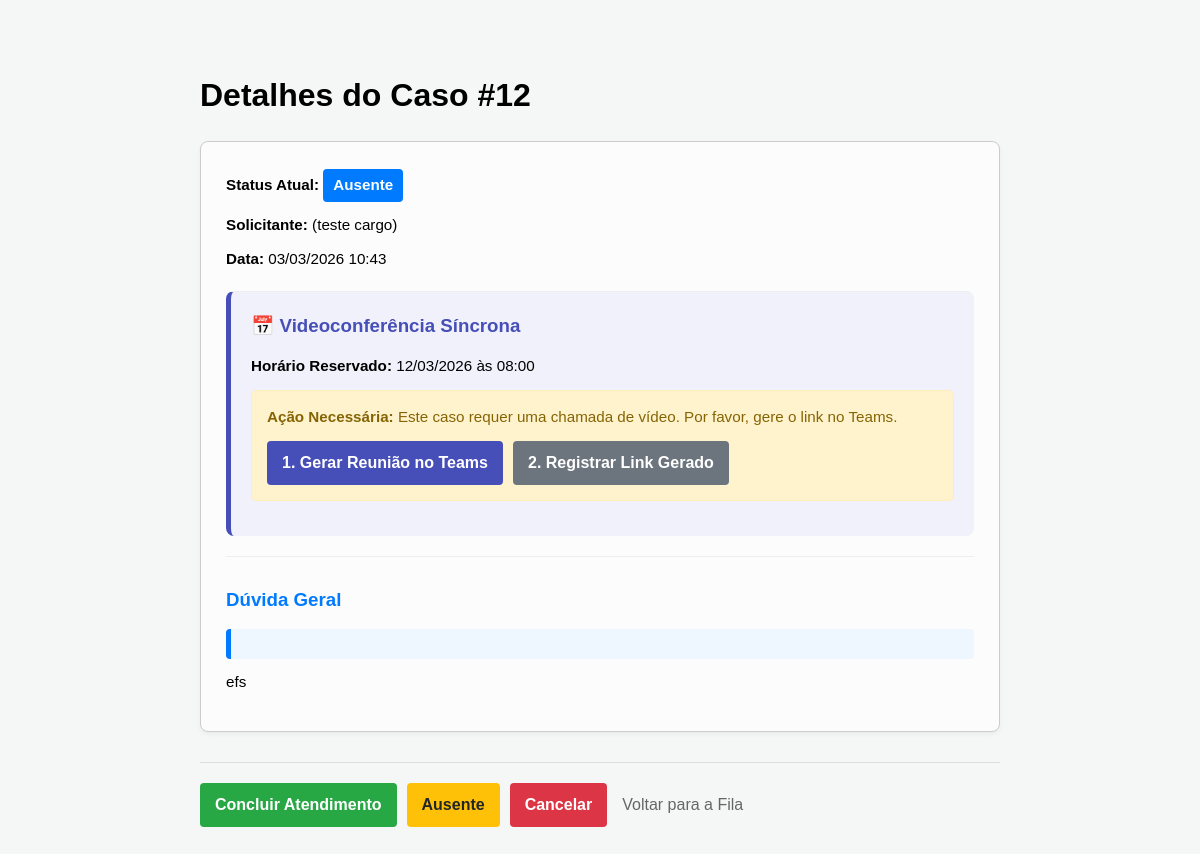
/detalhe/12/, run on the app's committed database.
### teleconsultoria/models.py (models this page shows, shortened)
class Solicitacao(models.Model):
    profissional = models.ForeignKey(Profissional, on_delete=models.CASCADE, related_name='solicitacoes')
    medica_designada = models.ForeignKey(Medica, on_delete=models.SET_NULL, null=True, blank=True, related_name='atendimentos')
    status = models.CharField(max_length=20, choices=StatusSolicitacao.choices, default=StatusSolicitacao.PENDENTE)
    tipo_atendimento = models.CharField(max_length=20, choices=TipoAtendimento.choices)
    data_sol = models.DateTimeField(auto_now_add=True)
    data_marcada = models.DateField(null=True, blank=True)
    horario_marcado = models.TimeField(null=True, blank=True)
    duracao_estimada = models.PositiveIntegerField(default=30, help_text="Duração em minutos")
    link_teams = models.URLField(max_length=500, null=True, blank=True)
    resumo_sincrono = models.TextField(null=True, blank=True)
    justificativa_cancelamento = models.TextField(null=True, blank=True)
    data_limite = models.DateField(null=True, blank=True)
    horario_limite = models.TimeField(null=True, blank=True)
    idade_pac = models.IntegerField()
    sexo_pac = models.CharField(max_length=1, choices=Sexo.choices)
    queixas = models.TextField()
    historico_med = models.TextField(blank=True, null=True)
    diagnostico_princ = models.TextField(blank=True, null=True)
    diagnostico_sec = models.TextField(blank=True, null=True)
    medicamentos = models.TextField(blank=True, null=True)
    exames_recentes = models.TextField(blank=True, null=True)
    duvida_clinica = models.TextField()
    class Meta:
        verbose_name = "Solicitação"
        verbose_name_plural = "Solicitações"

class Profissional(models.Model):
    user = models.OneToOneField(User, on_delete=models.CASCADE)
    crm = models.CharField(max_length=20)
    cargo = models.CharField(max_length=100)
    instituicao = models.CharField(max_length=100)
    telefone = models.CharField(max_length=20)

### teleconsultoria/views.py (the view)
# urls.py: path('detalhe/<int:sol_id>/', views.detalhe_caso, name='detalhe_caso'),
def detalhe_caso(request, sol_id):
    solicitacao = get_object_or_404(Solicitacao, id=sol_id)
    if solicitacao.status == 'PENDENTE':
        solicitacao.iniciar_analise()
    return render(request, 'detalhe_caso.html', {'sol': solicitacao})

### teleconsultoria/templates/detalhe_caso.html (shortened to what this page needs)
<!DOCTYPE html>
<html lang="pt-br">
<head>
</head>
<body>
    <h1>Detalhes do Caso #{{ sol.id }}</h1>
    <div class="card">
        <p><strong>Status Atual:</strong> <span class="status-badge">{{ sol.get_status_display }}</span></p>
        <p><strong>Solicitante:</strong> {{ sol.profissional.user.get_full_name }} ({{ sol.profissional.cargo }})</p>
        <p><strong>Data:</strong> {{ sol.data_sol|date:"d/m/Y H:i" }}</p>
        {% if sol.tipo_atendimento == 'SINCRONO' and sol.data_marcada %}
        <div class="secao" style="background: #f0f1fa; padding: 20px; border-radius: 8px; border-left: 5px solid #464eb8; margin-bottom: 20px;">
            <h3 style="color: #464eb8; margin-top: 0;">📅 Videoconferência Síncrona</h3>
            <p><strong>Horário Reservado:</strong> {{ sol.data_marcada|date:"d/m/Y" }} às {{ sol.horario_marcado|time:"H:i" }}</p>
            {% if sol.link_teams %}
                <div style="background: white; padding: 15px; border-radius: 5px; border: 1px solid #d1d1d1;">
                    <p style="color: #28a745; font-weight: bold; margin-bottom: 10px;">✅ Link registrado com sucesso!</p>
                    <a href="{{ sol.link_teams }}" target="_blank" class="btn-teams">📹 Entrar na Reunião (Teams)</a>
                    <a href="{% url 'agendar_sincrona' sol.id %}" style="font-size: 0.8em; color: #666; margin-left: 10px;">Alterar Link</a>
                </div>
            {% else %}
                <div class="alert-agendamento">
                    <p style="margin-top: 0;"><strong>Ação Necessária:</strong> Este caso requer uma chamada de vídeo. Por favor, gere o link no Teams.</p>
                    <div style="display: flex; gap: 10px; flex-wrap: wrap;">
                        <a href="https://teams.microsoft.com/l/meeting/new?subject=Teleconsultoria%20{{ sol.medica.especialidade|urlencode }}%20-%20Dra.%20{{ sol.medica.user.get_full_name|urlencode }}&startTime={{ sol.data_marcada|date:'Y-m-d' }}T{{ sol.horario_marcado|time:'H:i' }}:00"
                           target="_blank"
                           class="btn-teams">
                           1. Gerar Reunião no Teams
                        </a>
                        <a href="{% url 'agendar_sincrona' sol.id %}" class="btn-secondary">
                           2. Registrar Link Gerado
                        </a>
                    </div>
                </div>
            {% endif %}
        </div>
        {% endif %}
        {% if sol.idade_pac > 0 %}
            <div class="secao">
                <h3>Dados do Paciente</h3>
                <h4>Idade:</h4> <p>{{ sol.idade_pac }} anos</p>
                <h4>Sexo:</h4> <p>{{ sol.get_sexo_pac_display }}</p>
                <h4>Diagnóstico Principal:</h4> <p>{{ sol.diagnostico_princ|default:"Não informado" }}</p>
                {% if sol.diagnostico_sec %}
                    <h4>Diagnóstico Secundário:</h4> <p>{{ sol.diagnostico_sec }}</p>
                {% endif %}
                <h4>Queixas Principais:</h4> <p>{{ sol.queixas }}</p>
                <h4>Histórico Médico:</h4> <p>{{ sol.historico_med|linebreaks }}</p>
                <h4>Uso Atual de Medicamentos:</h4> <p>{{ sol.medicamentos|linebreaks }}</p>
                <h4>Exames Recentes:</h4> <p>{{ sol.exames_recentes|linebreaks }}</p>
            </div>
        {% else %}
            <div class="secao">
                <h3>Dúvida Geral</h3>
                <p style="background: #eef6ff; padding: 15px; border-radius: 4px; border-left: 5px solid #007bff;">
                    {{ sol.duvida_clinica|linebreaks }}
                </p>
            </div>
        {% endif %}
    </div>
    <div class="links">
        {% if sol.tipo_atendimento == 'SINCRONO' %}
            <a href="{% url 'concluir_sincrona' sol.id %}"
               class="btn-responder"
               onclick="return confirmarConclusao();">
               Concluir Atendimento
            </a>
            <a href="{% url 'registrar_ausencia' sol.id %}"
               class="btn-ausente"
               onclick="return confirmarAusencia();">
               Ausente
            </a>
            <a href="{% url 'cancelar_solicitacao' sol.id %}" class="btn-cancelar">Cancelar</a>
        {% else %}
            <a href="{% url 'responder_solicitacao' sol.id %}" class="btn-responder">Escrever Resposta</a>
        {% endif %}
        <a href="{% url 'fila_medica' %}" class="btn-voltar">Voltar para a Fila</a>
    </div>
</body>
</html>

### teleconsultoria/templates/detalhe_caso.html (style rules this page uses)
body { font-family: sans-serif; max-width: 800px; margin: 30px auto; padding: 20px; line-height: 1.5; background-color: #f4f7f6; }
.card { border: 1px solid #ccc; padding: 25px; border-radius: 8px; background-color: #fcfcfc; box-shadow: 0 2px 5px rgba(0,0,0,0.05); }
.status-badge { display: inline-block; padding: 5px 10px; border-radius: 4px; background: #007bff; color: white; font-weight: bold; }
.secao { margin-top: 20px; border-top: 1px solid #eee; padding-top: 10px; }
h3 { color: #007bff; margin-bottom: 15px; }
p { margin: 2px 0 12px 0; font-size: 0.95em; }
.links { margin-top: 30px; padding-top: 20px; border-top: 1px solid #ddd; display: flex; gap: 10px; align-items: center; flex-wrap: wrap; }
.btn-responder { background: #28a745; color: white; padding: 10px 15px; text-decoration: none; border-radius: 4px; font-weight: bold; border: none; cursor: pointer; }
.btn-ausente { background: #ffc107; color: #212529; padding: 10px 15px; text-decoration: none; border-radius: 4px; font-weight: bold; }
.btn-cancelar { background: #dc3545; color: white; padding: 10px 15px; text-decoration: none; border-radius: 4px; font-weight: bold; }
.btn-voltar { color: #666; text-decoration: none; margin-left: 5px; }
.btn-teams { background: #464eb8; color: white; padding: 10px 15px; text-decoration: none; border-radius: 4px; font-weight: bold; display: inline-flex; align-items: center; }
.btn-secondary { background: #6c757d; color: white; padding: 10px 15px; text-decoration: none; border-radius: 4px; font-weight: bold; }
.alert-agendamento { background: #fff3cd; border: 1px solid #ffeeba; color: #856404; padding: 15px; border-radius: 5px; margin-bottom: 15px; }

### data on the page
Solicitacao: id "12", status "Ausente", profissional.cargo "teste cargo", data_sol "03/03/2026 10:43", data_marcada "12/03/2026", horario_marcado "08:00", duvida_clinica "efs"
